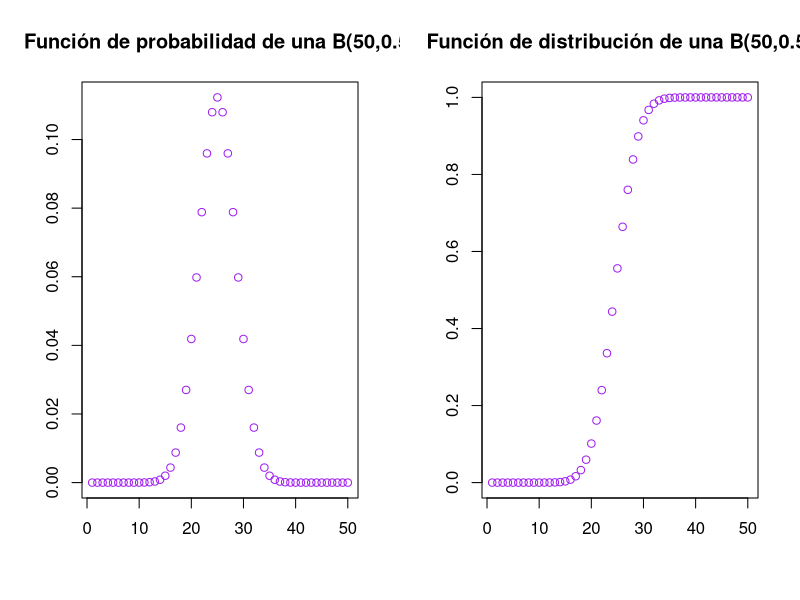
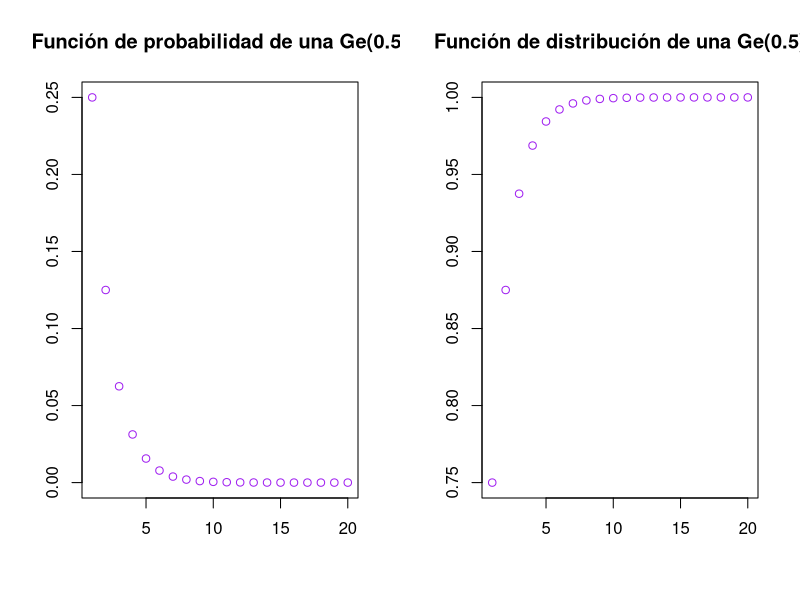
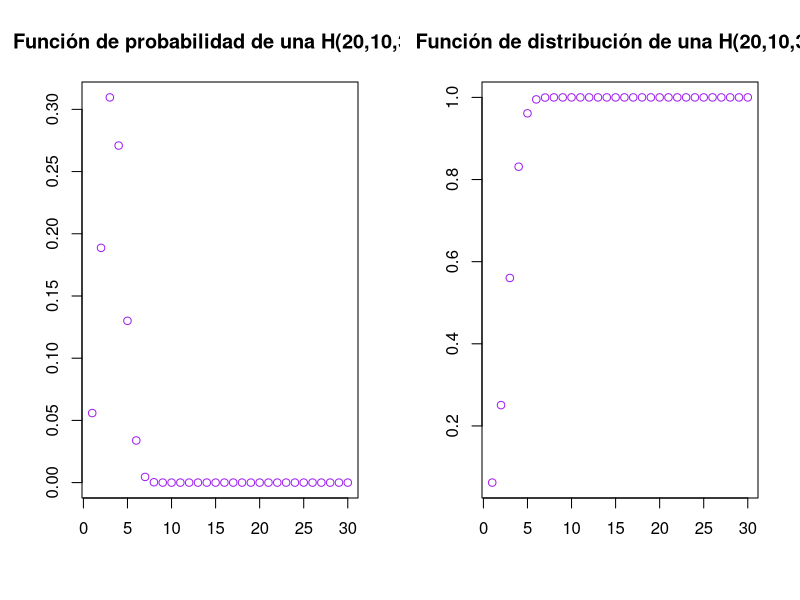
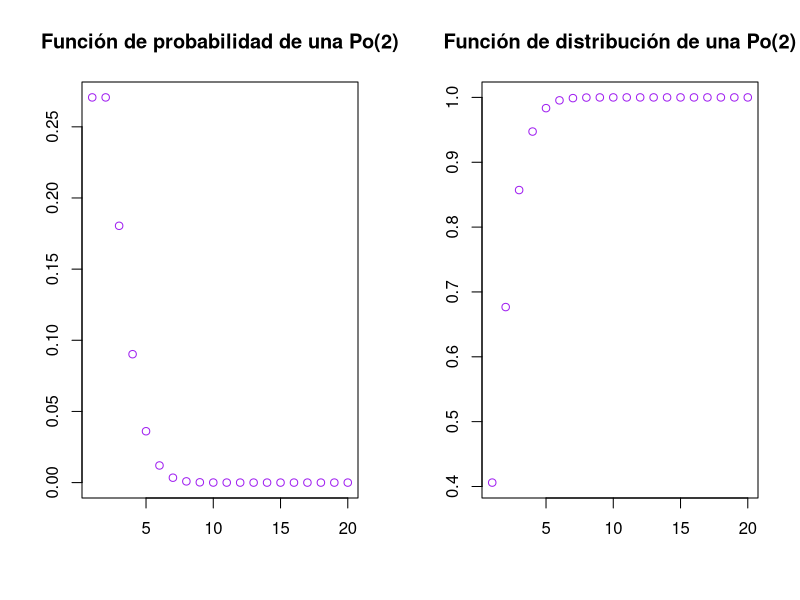
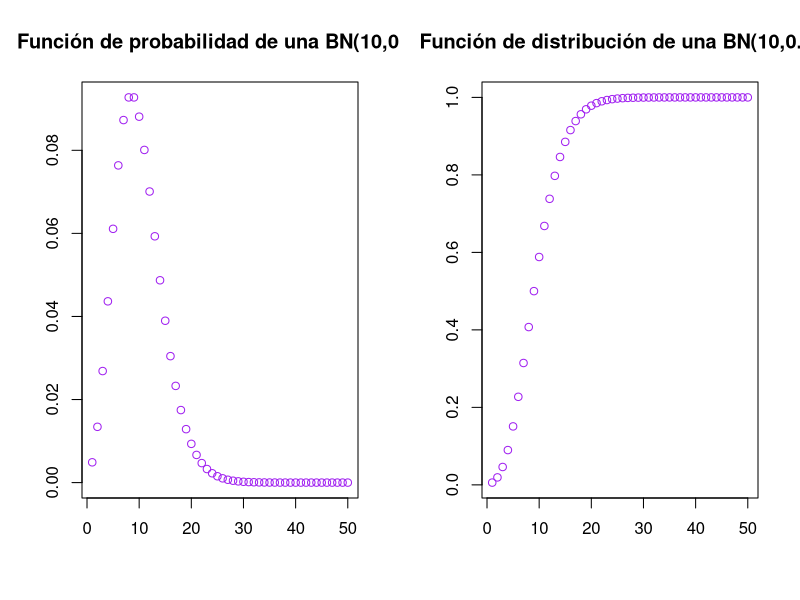
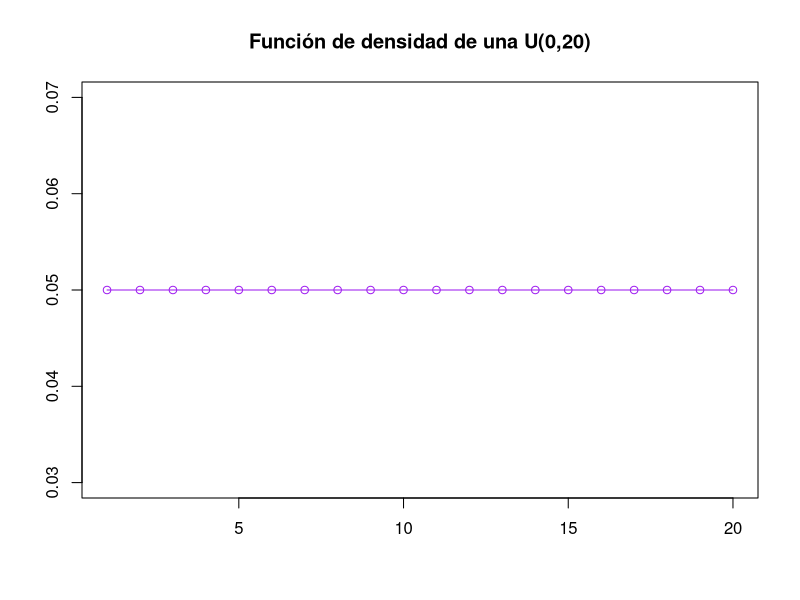
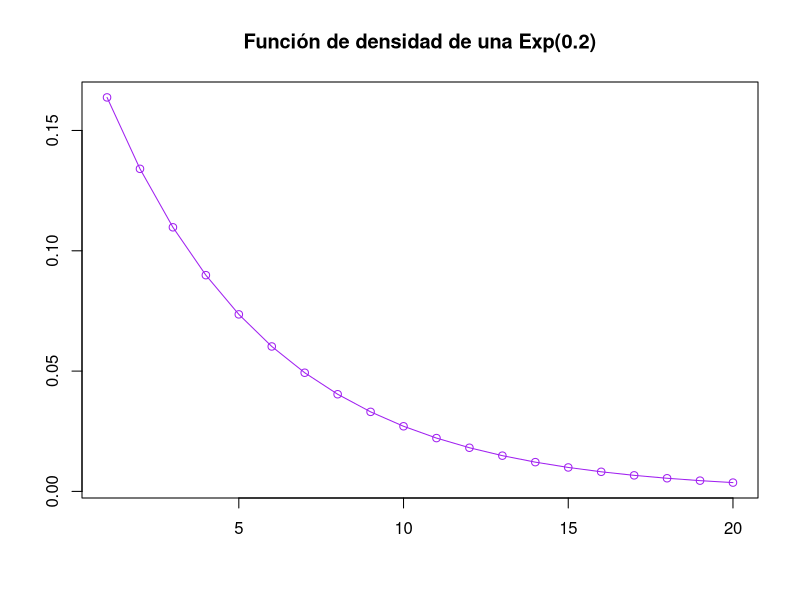
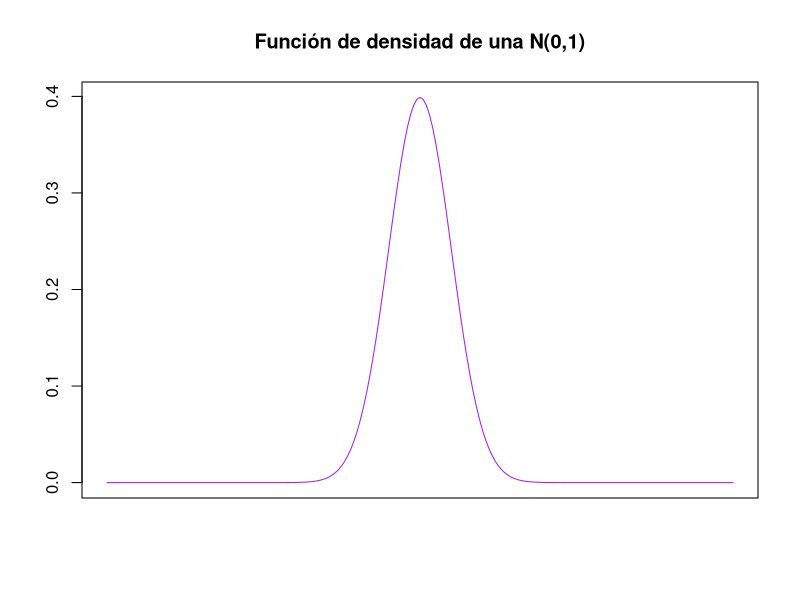

Write R code to recreate these figures, in order.
## ---- chunk 1
knitr::opts_chunk$set(echo = TRUE, comment = NA)
## ---- chunk 2
par(mfrow = c(1,2))
plot(dbinom(1:50,50,0.5),col = "purple", xlab = "", ylab = "", main = "Función de probabilidad de una B(50,0.5)")
plot(pbinom(1:50,50,0.5),col = "purple", xlab = "", ylab = "", main = "Función de distribución de una B(50,0.5)")
par(mfrow= c(1,1))

## ---- chunk 3
par(mfrow = c(1,2))
plot(dgeom(1:20,0.5),col = "purple", xlab = "", ylab = "", main = "Función de probabilidad de una Ge(0.5)")
plot(pgeom(1:20,0.5),col = "purple", xlab = "", ylab = "", main = "Función de distribución de una Ge(0.5)")
par(mfrow= c(1,1))

## ---- chunk 4
par(mfrow = c(1,2))
plot(dhyper(1:30,10,20,10),col = "purple", xlab = "", ylab = "", main = "Función de probabilidad de una H(20,10,30)")
plot(phyper(1:30,10,20,10),col = "purple", xlab = "", ylab = "", main = "Función de distribución de una H(20,10,30)")
par(mfrow= c(1,1))

## ---- chunk 5
par(mfrow = c(1,2))
plot(dpois(1:20,2),col = "purple", xlab = "", ylab = "", main = "Función de probabilidad de una Po(2)")
plot(ppois(1:20,2),col = "purple", xlab = "", ylab = "", main = "Función de distribución de una Po(2)")
par(mfrow= c(1,1))
## ---- chunk 6
par(mfrow = c(1,2))
plot(dnbinom(1:50,10,0.5),col = "purple", xlab = "", ylab = "", main = "Función de probabilidad de una BN(10,0.5)")
plot(pnbinom(1:50,10,0.5),col = "purple", xlab = "", ylab = "", main = "Función de distribución de una BN(10,0.5)")
par(mfrow= c(1,1))

## ---- chunk 7
plot(dunif(1:20,min = 0, max = 20),col = "purple", xlab = "", ylab = "", main = "Función de densidad de una U(0,20)", type = "o")
## ---- chunk 8
plot(dexp(1:20,0.2),col = "purple", xlab = "", ylab = "", main = "Función de densidad de una Exp(0.2)", type = "o")
## ---- chunk 9
z_scores <- seq(-10, 10, by = .1)
dvalues <- dnorm(z_scores)
plot(dvalues, ylab = "", xlab= "",
     xaxt = "n",
     type = "l", 
     col = "purple",
     main = "Función de densidad de una N(0,1)")
## ---- chunk 10
par(mfrow = c(1,2))
x <- seq(5, 15, length=1000)
y <- dnorm(x, mean=10, sd=3)
plot(x, y, type="l", lwd=1, xlab = "", ylab = "", col = "purple", main = "Función de densidad de una N(10,3)")
x <- seq(5, 15, length=1000)
y <- dnorm(x, mean=12.5, sd=5)
plot(x, y, type="l", lwd=1, xlab = "", ylab = "", col = "purple", main = "Función de densidad de una N(12.5,5)")
par(mfrow = c(1,1))
